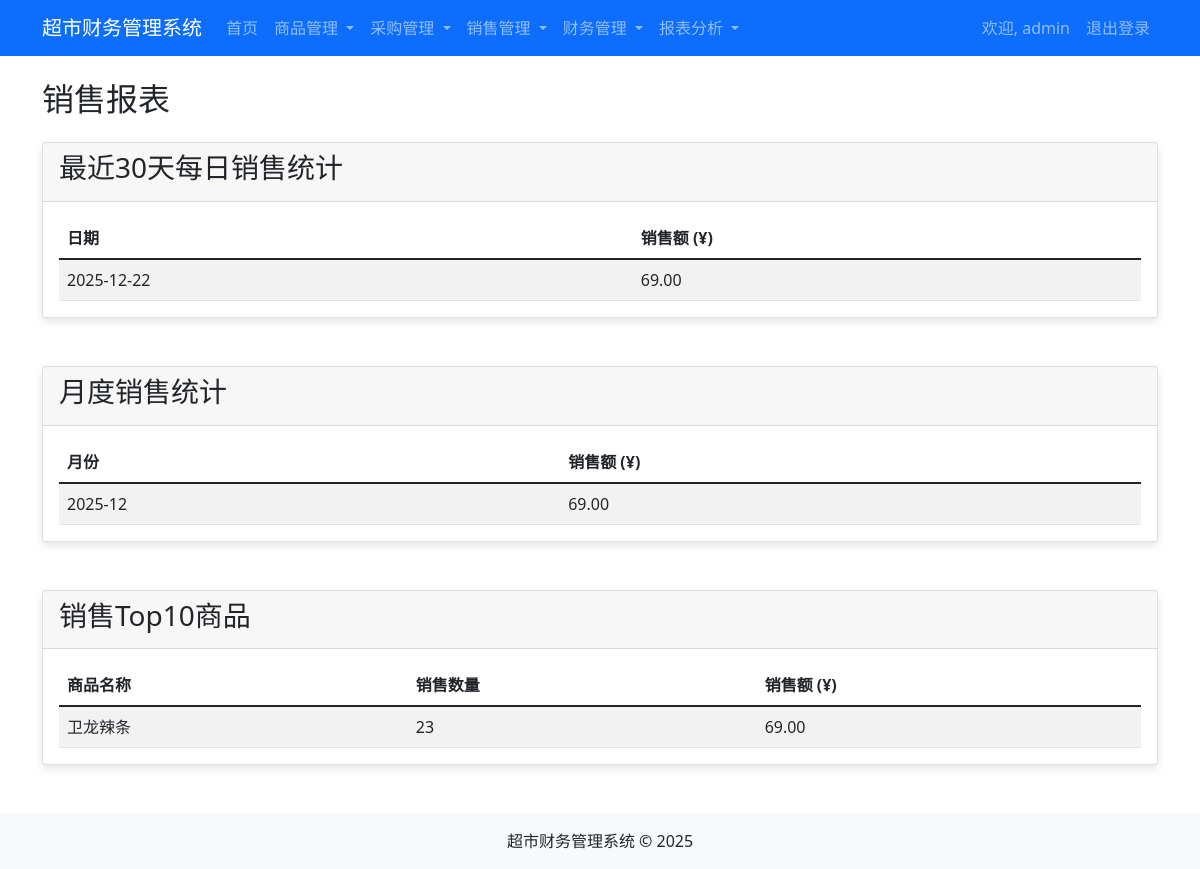
Screenshot of /report/sales (signed in) with the database file from the repository.
### app.py (models this page shows, shortened)
class User(db.Model, UserMixin):
    id = db.Column(db.Integer, primary_key=True)
    username = db.Column(db.String(20), unique=True, nullable=False)
    email = db.Column(db.String(120), unique=True, nullable=False)
    password = db.Column(db.String(60), nullable=False)
    role = db.Column(db.String(20), nullable=False, default='user')

class Product(db.Model):
    id = db.Column(db.Integer, primary_key=True)
    name = db.Column(db.String(100), nullable=False)
    category = db.Column(db.String(50), nullable=False)
    price = db.Column(db.Float, nullable=False)
    cost_price = db.Column(db.Float, nullable=False)

### app.py (the view)
@app.route("/report/sales")
@login_required
def sales_report():
    from datetime import date, timedelta
    today = date.today()
    start_date = today - timedelta(days=29)
    daily_sales = db.session.query(
        db.func.date(Sale.sale_date).label('sale_date'),
        db.func.sum(Sale.total_amount).label('total_amount')
    ).filter(
        db.func.date(Sale.sale_date) >= start_date
    ).group_by(
        db.func.date(Sale.sale_date)
    ).order_by(
        db.func.date(Sale.sale_date)
    ).all()
    monthly_sales = db.session.query(
        db.func.strftime('%Y-%m', Sale.sale_date).label('month'),
        db.func.sum(Sale.total_amount).label('total_amount')
    ).group_by(
        db.func.strftime('%Y-%m', Sale.sale_date)
    ).order_by(
        'month'
    ).all()
    product_sales = db.session.query(
        Product.name,
        db.func.sum(Sale.quantity).label('total_quantity'),
        db.func.sum(Sale.total_amount).label('total_amount')
    ).join(
        Sale
    ).group_by(
        Product.name
    ).order_by(
        db.desc('total_amount')
    ).limit(10).all()
    return render_template('sales_report.html',
                           daily_sales=daily_sales,
                           monthly_sales=monthly_sales,
                           product_sales=product_sales)

### app.py (called while the page is built)
@login_manager.user_loader
def load_user(user_id):
    return User.query.get(int(user_id))

### templates/sales_report.html
{% extends 'base.html' %}
{% block content %}
<div class="row">
    <div class="col-md-12">
        <h2 class="mb-4">销售报表</h2>
        <div class="card mb-5">
            <div class="card-header">
                <h3>最近30天每日销售统计</h3>
            </div>
            <div class="card-body">
                <table class="table table-striped">
                    <thead>
                        <tr>
                            <th>日期</th>
                            <th>销售额 (¥)</th>
                        </tr>
                    </thead>
                    <tbody>
                        {% for sale in daily_sales %}
                        <tr>
                            <td>{{ sale.sale_date }}</td>
                            <td>{{ "%.2f"|format(sale.total_amount) }}</td>
                        </tr>
                        {% endfor %}
                    </tbody>
                </table>
            </div>
        </div>
        <div class="card mb-5">
            <div class="card-header">
                <h3>月度销售统计</h3>
            </div>
            <div class="card-body">
                <table class="table table-striped">
                    <thead>
                        <tr>
                            <th>月份</th>
                            <th>销售额 (¥)</th>
                        </tr>
                    </thead>
                    <tbody>
                        {% for sale in monthly_sales %}
                        <tr>
                            <td>{{ sale.month }}</td>
                            <td>{{ "%.2f"|format(sale.total_amount) }}</td>
                        </tr>
                        {% endfor %}
                    </tbody>
                </table>
            </div>
        </div>
        <div class="card">
            <div class="card-header">
                <h3>销售Top10商品</h3>
            </div>
            <div class="card-body">
                <table class="table table-striped">
                    <thead>
                        <tr>
                            <th>商品名称</th>
                            <th>销售数量</th>
                            <th>销售额 (¥)</th>
                        </tr>
                    </thead>
                    <tbody>
                        {% for sale in product_sales %}
                        <tr>
                            <td>{{ sale.name }}</td>
                            <td>{{ sale.total_quantity }}</td>
                            <td>{{ "%.2f"|format(sale.total_amount) }}</td>
                        </tr>
                        {% endfor %}
                    </tbody>
                </table>
            </div>
        </div>
    </div>
</div>
{% endblock %}

### templates/base.html (shortened to what this page needs)
<!DOCTYPE html>
<html lang="zh-CN">
<head>
    <link rel="stylesheet" href="https://cdn.jsdelivr.net/npm/bootstrap@5.1.3/dist/css/bootstrap.min.css">
    <link rel="stylesheet" href="{{ url_for('static', filename='style.css') }}">
</head>
<body>
    <nav class="navbar navbar-expand-lg navbar-dark bg-primary">
        <div class="container">
            <a class="navbar-brand" href="{{ url_for('home') }}">超市财务管理系统</a>
            <div class="collapse navbar-collapse" id="navbarNav">
                {% if current_user.is_authenticated %}
                <ul class="navbar-nav">
                    <li class="nav-item">
                        <a class="nav-link" href="{{ url_for('home') }}">首页</a>
                    </li>
                    <li class="nav-item dropdown">
                        <a class="nav-link dropdown-toggle" href="#" id="productDropdown" role="button" data-bs-toggle="dropdown" aria-expanded="false">
                            商品管理
                        </a>
                    </li>
                    <li class="nav-item dropdown">
                        <a class="nav-link dropdown-toggle" href="#" id="purchaseDropdown" role="button" data-bs-toggle="dropdown" aria-expanded="false">
                            采购管理
                        </a>
                    </li>
                    <li class="nav-item dropdown">
                        <a class="nav-link dropdown-toggle" href="#" id="saleDropdown" role="button" data-bs-toggle="dropdown" aria-expanded="false">
                            销售管理
                        </a>
                    </li>
                    <li class="nav-item dropdown">
                        <a class="nav-link dropdown-toggle" href="#" id="financeDropdown" role="button" data-bs-toggle="dropdown" aria-expanded="false">
                            财务管理
                        </a>
                    </li>
                    <li class="nav-item dropdown">
                        <a class="nav-link dropdown-toggle" href="#" id="reportDropdown" role="button" data-bs-toggle="dropdown" aria-expanded="false">
                            报表分析
                        </a>
                    </li>
                </ul>
                <ul class="navbar-nav ms-auto">
                    <li class="nav-item">
                        <span class="nav-link">欢迎, {{ current_user.username }}</span>
                    </li>
                    <li class="nav-item">
                        <a class="nav-link" href="{{ url_for('logout') }}">退出登录</a>
                    </li>
                </ul>
                {% endif %}
            </div>
        </div>
    </nav>
    <main class="container mt-4">
        {% block content %}
        {% endblock %}
    </main>
    <footer class="bg-light text-center py-3 mt-5">
        <div class="container">
            <p class="mb-0">超市财务管理系统 &copy; 2025</p>
        </div>
    </footer>
</body>
</html>

### static/style.css (style rules this page uses)
.card { box-shadow: 0 4px 8px rgba(0, 0, 0, 0.1); transition: box-shadow 0.3s ease; }
.table { margin-bottom: 0; }

### rows the page displays
User: username "admin"
Product: name "卫龙辣条", total_quantity "23", total_amount "69.00"

### other values shown
{{ sale.sale_date }} "2025-12-22"
{{ "%.2f"|format(sale.total_amount) }} "69.00"
{{ sale.month }} "2025-12"
